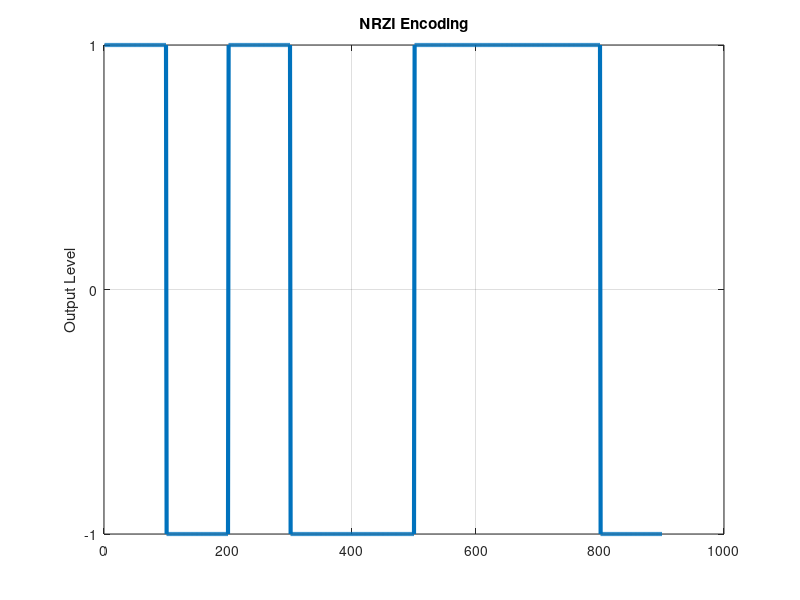

Write MATLAB code to recreate this figure.
bits = [1 0 1 0 0 1 1 1 0 ];              %  Input
T = max(size(bits));                         % Lenght of input
n = 100;                                           % Oversampling rate
x = zeros(1,length(bits)*n);            % Output array

for i = 0:length(bits)-1                    
  if bits(i+1) == 1                             % Control of input
    x(i*n+1:(i+1)*n) = 1;                    % NRZI Encoding for input "1"
    x((i+1)*n+1:(i+1)*n) = -1;	
  else
    x(i*n+1:(i+1)*n) = -1;                   % NRZI Encoding for input "0"
    x((i+1)*n+1:(i+1)*n) = 1;
  end
end

figure;                                                         % Ploting the figure
plot(x,'LineWidth',3); grid on
title('NRZI Encoding')
set(gca,'YTick',[-1:1]); 
ylabel('Output Level') 